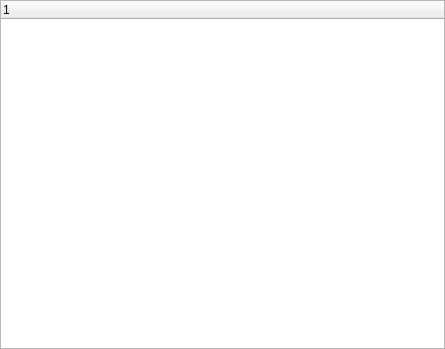
<?xml version="1.0" encoding="UTF-8"?>
<ui version="4.0">
 <class>TaskView</class>
 <widget class="QWidget" name="TaskView">
  <property name="geometry">
   <rect>
    <x>0</x>
    <y>0</y>
    <width>445</width>
    <height>349</height>
   </rect>
  </property>
  <property name="windowTitle">
   <string>Form</string>
  </property>
  <layout class="QGridLayout" name="gridLayout">
   <property name="leftMargin">
    <number>0</number>
   </property>
   <property name="topMargin">
    <number>0</number>
   </property>
   <property name="rightMargin">
    <number>0</number>
   </property>
   <property name="bottomMargin">
    <number>0</number>
   </property>
   <item row="0" column="0">
    <widget class="QTreeWidget" name="treeWidget">
     <column>
      <property name="text">
       <string notr="true">1</string>
      </property>
     </column>
    </widget>
   </item>
  </layout>
 </widget>
 <resources/>
 <connections/>
</ui>
